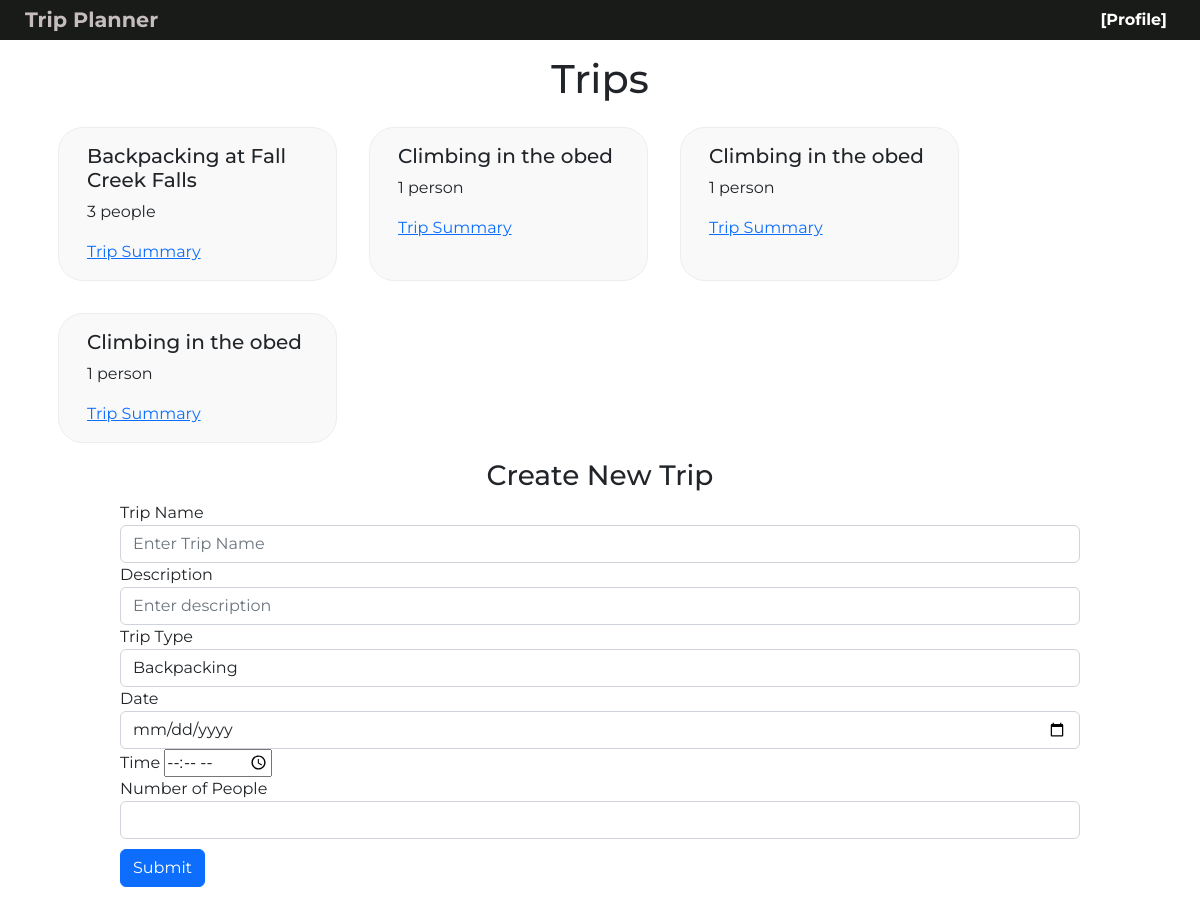
/events (signed in), run on an earlier commit of the app's database.
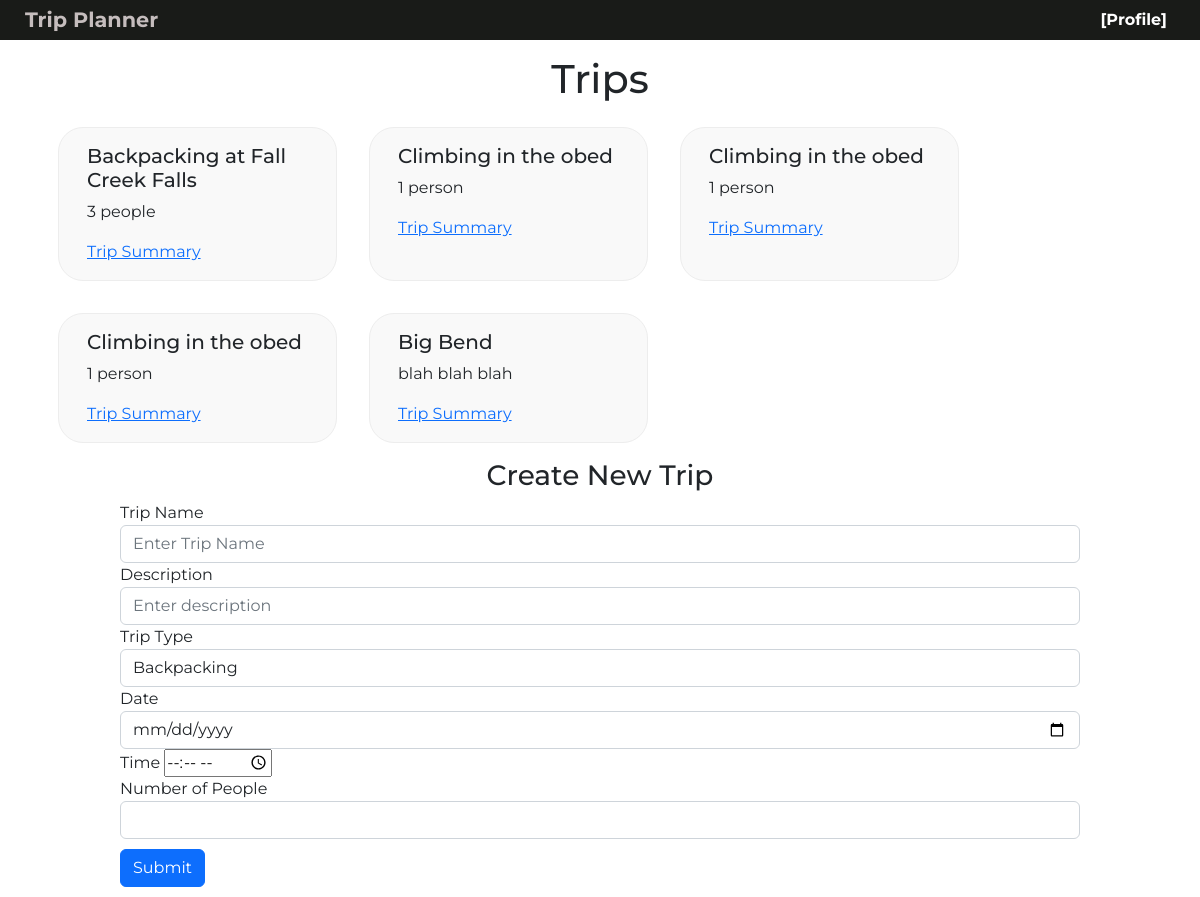
And on a later commit of the database.
### website/models.py (models this page shows)
class Trip(db.Model):
    id = db.Column(db.Integer, primary_key=True)
    name = db.Column(db.String(50))
    desc = db.Column(db.String(10000))
    trip_type = db.Column(db.String(50))
    date = db.Column(db.DateTime())
    num_people = db.Column(db.Integer)
    user_id = db.Column(db.Integer, db.ForeignKey('user.id'))

### website/views.py (the view, shortened to what this page needs)
@views.route('events', methods=['GET', 'POST'])
@login_required
def events():
    return render_template("events.html", user=current_user)

### website/__init__.py (called while the page is built)
def create_app():
    app = Flask(__name__)
    app.config['SECRET_KEY'] = 'hjshjhdajah'
    app.config['SQLALCHEMY_DATABASE_URI'] = f'sqlite:///{DB_NAME}'
    app.config['SQLALCHEMY_TRACK_MODIFICATIONS'] = False
    db.init_app(app)
    from .views import views
    from .auth import auth
    app.register_blueprint(views, url_prefix='/')
    app.register_blueprint(auth, url_prefix='/')
    from .models import User, Trip
    create_database(app)
    login_manager = LoginManager()
    login_manager.login_view = 'auth.login'
    login_manager.init_app(app)
    @login_manager.user_loader
    def load_user(id):
        return User.query.get(int(id))
    return app

### website/templates/events.html (shortened to what this page needs)
<!DOCTYPE html>
<html>
    <head>
        <link href="https://cdn.jsdelivr.net/npm/bootstrap@5.2.1/dist/css/bootstrap.min.css" rel="stylesheet">
        <link rel="stylesheet" href="https://cdn.jsdelivr.net/npm/bootstrap-icons@1.9.1/font/bootstrap-icons.css">
        <link rel="stylesheet" href="../static/css/events.css">
        <link rel="stylesheet" href="https://cdn.jsdelivr.net/npm/@fortawesome/fontawesome-free@6.1.2/css/fontawesome.min.css">
    </head>
    <body>
        <nav class="navbar navbar-expand-lg navbar-dark" style="background-color: rgb(25, 27, 24);">
            <a class="navbar-brand" href="/" style="padding-left: 25px;">Trip Planner</a>
                <ul class="navbar-nav ms-auto">
                    <li class="navbar-item" style="padding-right: 25px;">
                        <a class="nav-link" href="events">[Profile]</a>
                    </li>
                </ul>
        </nav>
        <h1 align="center">Trips</h1>
        <div class="container" style="margin: auto;">
            <div class="row mx-auto" >
                {% for trip in user.trip %}
                <div class="card col-lg-3 col-sm-12">
                    <div class="card-body">
                        <h5 id="{{trip.id}}" class="link card-title" >{{trip.name}}</h5>
                        <p class="card-text">{{trip.desc}}</p>
                        <a href="/trip-summary/{{trip.id}}">Trip Summary</a>
                    </div>
                </div>
                {% endfor %}
            </div>
        </div>
        <div id="event_form">
            <form method="POST">
                <h3 align="center">Create New Trip</h3>
                <div class="form-group">
                    <label for="name">Trip Name</label>
                    <input type="name" class="form-control" id="name" name="name" placeholder="Enter Trip Name" />
                </div>
                <div class="form-group">
                    <label for="desc">Description</label>
                    <input type="text" class="form-control" id="desc" name="desc" placeholder="Enter description" />
                </div>
                <div class="form-group">
                    <label for="tripType">Trip Type</label>
                    <select class="form-control" id="tripType" name = "tripType">
                        <option value="1">Backpacking</option>
                    </select>
                </div>
                <div class="form-group">
                    <label for="tripdate">Date</label>
                    <input type="date" id="tripDate" name="tripDate" class="form-control" >
                </div>
                <div class="form-group">
                    <label for="tripTime">Time</label>
                    <input type="time" id="tripTime" name="tripTime">
                </div>
                <div class="form-group">
                    <label for="num_people">Number of People</label>
                    <input type="number" id="num_people" name="num_people" class="form-control" min="1" max="1000">
                </div>
                <button name="submit_button" value="create trip" type="submit" class="btn btn-primary" style="margin: 10px 0">Submit</button>
            </form>
        </div>
    </body>
</html>

### website/static/css/events.css (style rules this page uses)
body { font-family: "Montserrat"; }
#event_form { padding: 0 10%; }
.navbar { margin-bottom: 15px; height: 40px; }
.navbar-brand { font-size: 1.3rem; font-weight: bold; color: white; }
.navbar-item { font-weight: bold; }
.nav-link { color: white; }
.card { margin: 1rem; border-radius: 25px; background-color: rgb(249, 249, 249); border-color: rgb(237, 237, 237); }

What changed in the data, as far as the page shows it:
added Trip: name "Big Bend", desc "blah blah blah"
